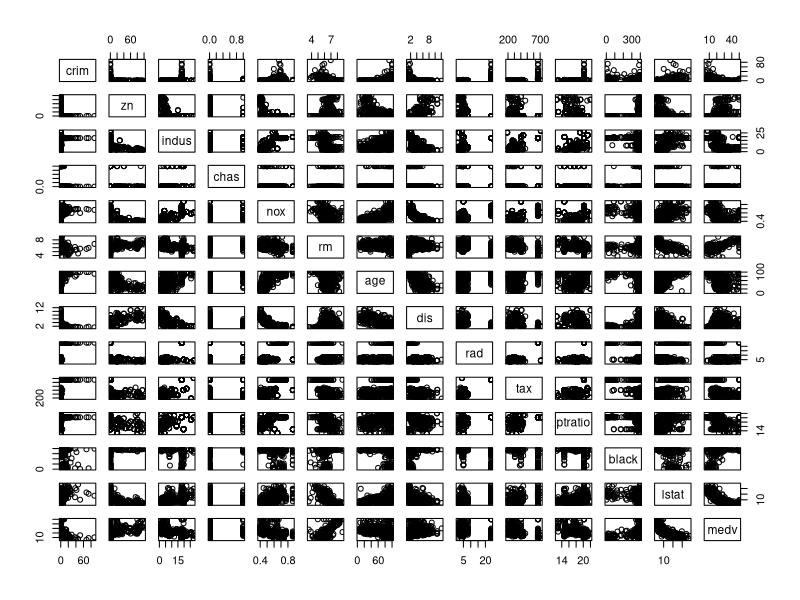
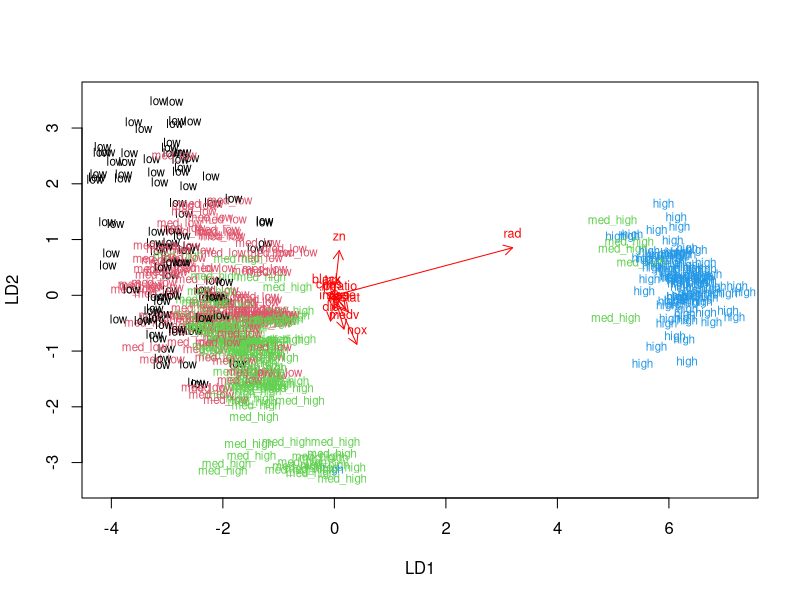
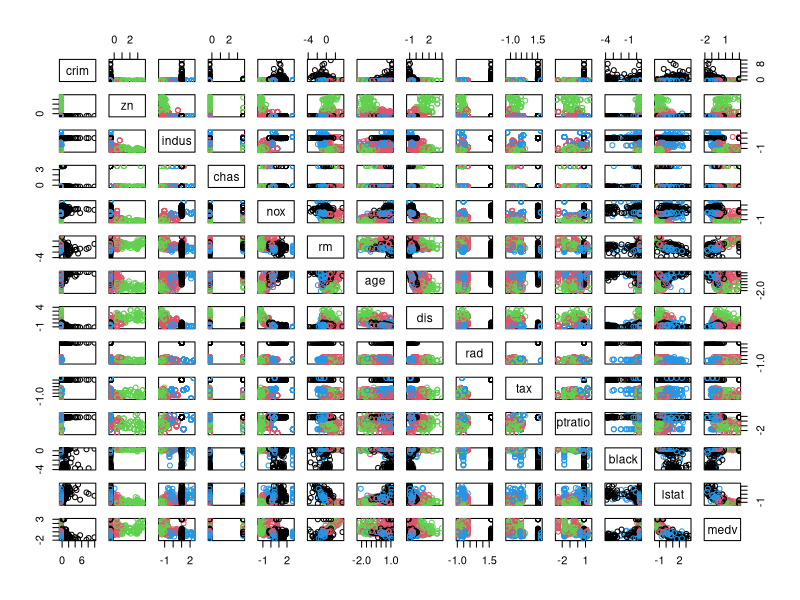
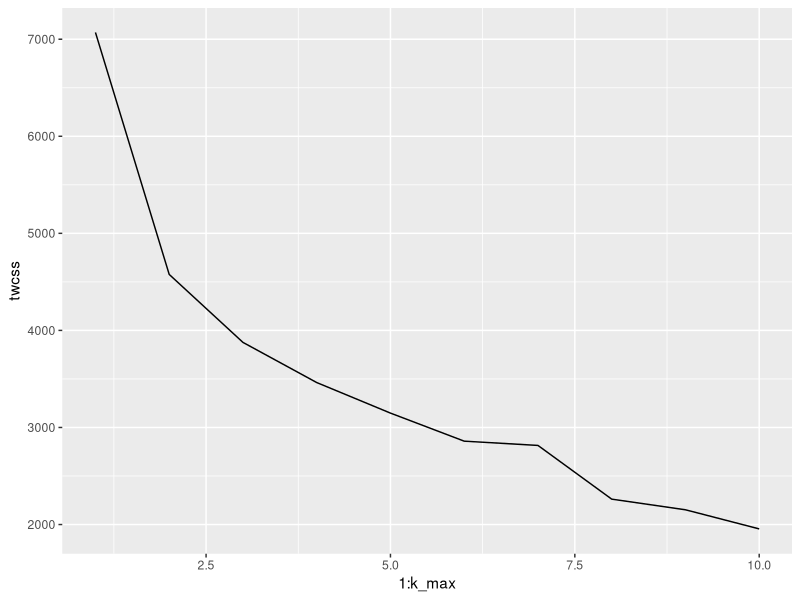
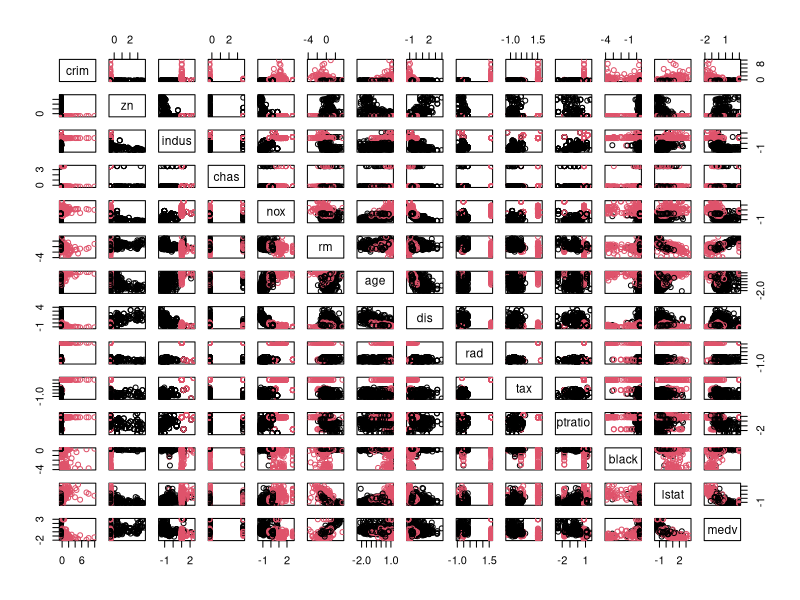

Write R code to recreate these figures, in order.
## ---- chunk 1
library(MASS)
data("Boston")
str(Boston)
## ---- chunk 2
pairs(Boston)
summary(Boston)
## ---- chunk 3
boston_scaled <- scale(Boston)
summary(boston_scaled)
## ---- chunk 4
boston_scaled <- as.data.frame(boston_scaled)
bins <- quantile(boston_scaled$crim)
crime <- cut(boston_scaled$crim, breaks = bins, include.lowest = TRUE, label = c("low", "med_low", "med_high", "high"))
boston_scaled <- data.frame(boston_scaled, crime)
boston_scaled <- dplyr::select(boston_scaled, -crim)
summary(boston_scaled$crime)
## ---- chunk 5
set.seed(125)
n <- nrow(boston_scaled)
ind <- sample(n,  size = n * 0.8)
train <- boston_scaled[ind,]
test <- boston_scaled[-ind,]
## ---- chunk 6
lda.fit <- lda(crime ~., data = train)
lda.fit
## ---- chunk 7
lda.arrows <- function(x, myscale = 1, arrow_heads = 0.1, color = "red", tex = 0.75, choices = c(1,2)){
  heads <- coef(x)
  arrows(x0 = 0, y0 = 0, 
         x1 = myscale * heads[,choices[1]], 
         y1 = myscale * heads[,choices[2]], col=color, length = arrow_heads)
  text(myscale * heads[,choices], labels = row.names(heads), 
       cex = tex, col=color, pos=3)
}
classes <- as.numeric(train$crime)
plot(lda.fit, dimen = 2, col = classes, pch = classes)
lda.arrows(lda.fit, myscale = 1)
## ---- chunk 8
correct_classes <- test$crime
test <- dplyr::select(test, -crime)
lda.pred <- predict(lda.fit, newdata = test)
table(correct = correct_classes, predicted = lda.pred$class)
## ---- chunk 9
data('Boston')
boston_scaled <- scale(Boston)
dist_eu <- dist(boston_scaled)
summary(dist_eu)
## ---- chunk 10
km <-kmeans(boston_scaled, centers = 4)
pairs(boston_scaled, col = km$cluster)
## ---- chunk 11
library(ggplot2)
set.seed(123)
k_max <- 10
twcss <- sapply(1:k_max, function(k){kmeans(boston_scaled, k)$tot.withinss})
qplot(x = 1:k_max, y = twcss, geom = 'line')
## ---- chunk 12
km <-kmeans(boston_scaled, centers = 2)
pairs(boston_scaled, col = km$cluster)
